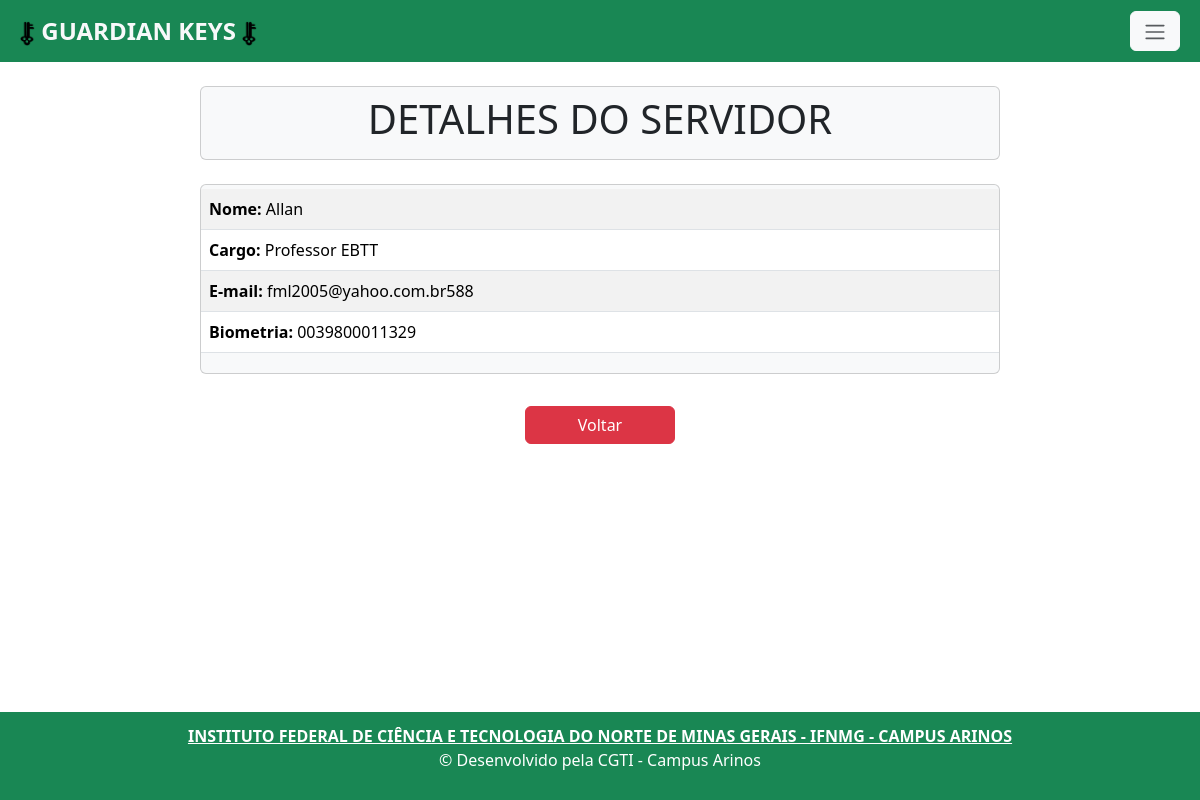
The app's page /servidor_view/50/ (signed in), older data.
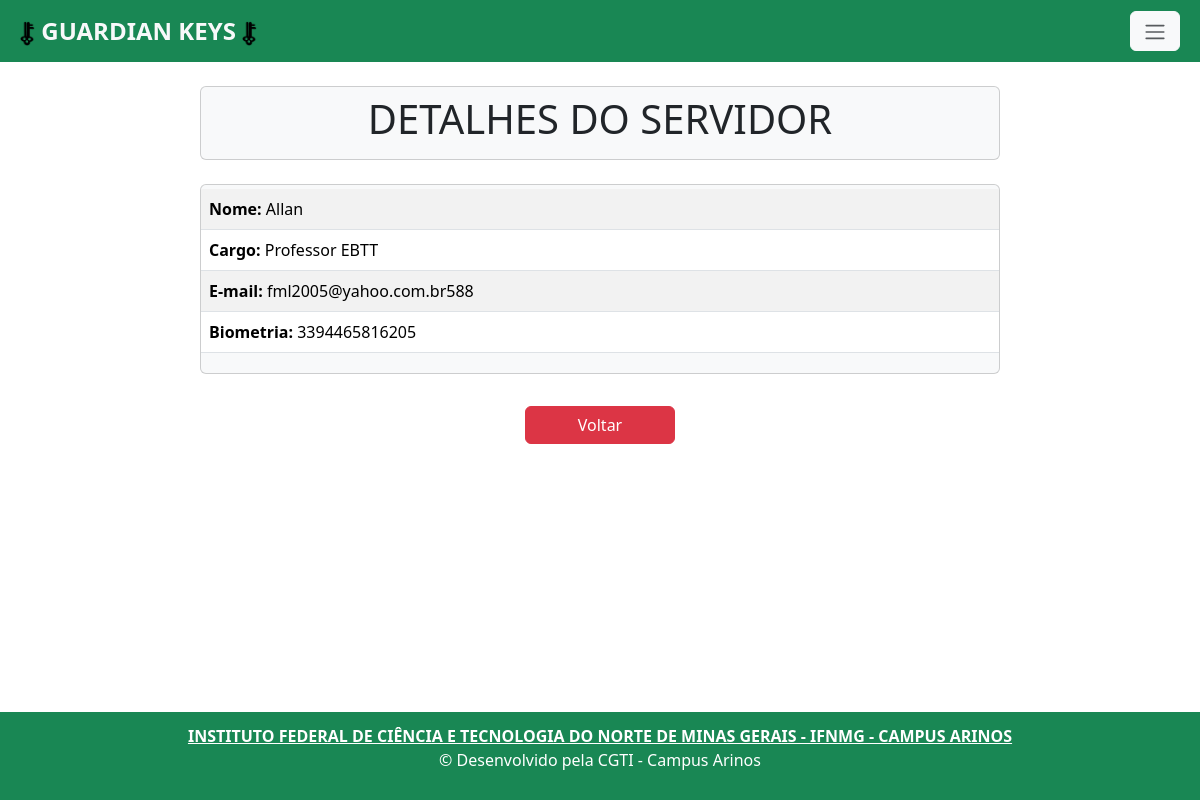
The same page, newer data.
### app/models.py (models this page shows, shortened)
class Servidor(models.Model):
    nome = models.CharField(max_length=150)
    cargo = models.CharField(max_length=22, choices=CARGO)
    email = models.EmailField(max_length=150, unique=True)
    biometria = models.CharField(max_length=150, unique=True)

### app/views.py (the view)
# urls.py: path('servidor_view/<int:pk>/', servidor_view, name='servidor_view'),
@login_required
def servidor_view(request, pk):
    data = {}
    data['db'] = Servidor.objects.get(pk=pk)
    return render(request, 'servidor_view.html', data)

### app/templates/servidor_view.html
{% extends 'base.html' %}
{% load static %}
{% block content%}
    <div class="col-8 m-auto pt-2 pb-2 text-center card rounded bg-light mb-4">
    <h1>DETALHES DO SERVIDOR</h1>
    </div>
    <div class="col-8 m-auto pt-1 pb-1 text-center card rounded bg-light mb-4">
      <table class="table table-striped">
        <tbody>
              <tr>
                <td style="text-align: left;"><strong>Nome: </strong>{{db.nome}}</td>
              </tr>
              <tr>
                <td style="text-align: left;"><strong>Cargo: </strong>{{db.cargo}}</td>
              </tr>
              <tr>
                <td style="text-align: left;"><strong>E-mail: </strong>{{db.email}}</td>
              </tr>
              <tr>
                <td style="text-align: left;"><strong>Biometria: </strong>{{db.biometria}}</td>
              </tr>
        </tbody>
      </table>
    </div>
    <div class="col-8 m-auto pt-2 pb-2 text-center ">
        <a class="btn btn-danger" style="width: 150px;" href="/servidor_index"> Voltar </a>
    </div>
{% endblock %}

Row changes from the older to the newer data that the page shows:
changed Servidor "Allan": biometria "0039800011329" → "3394465816205"
